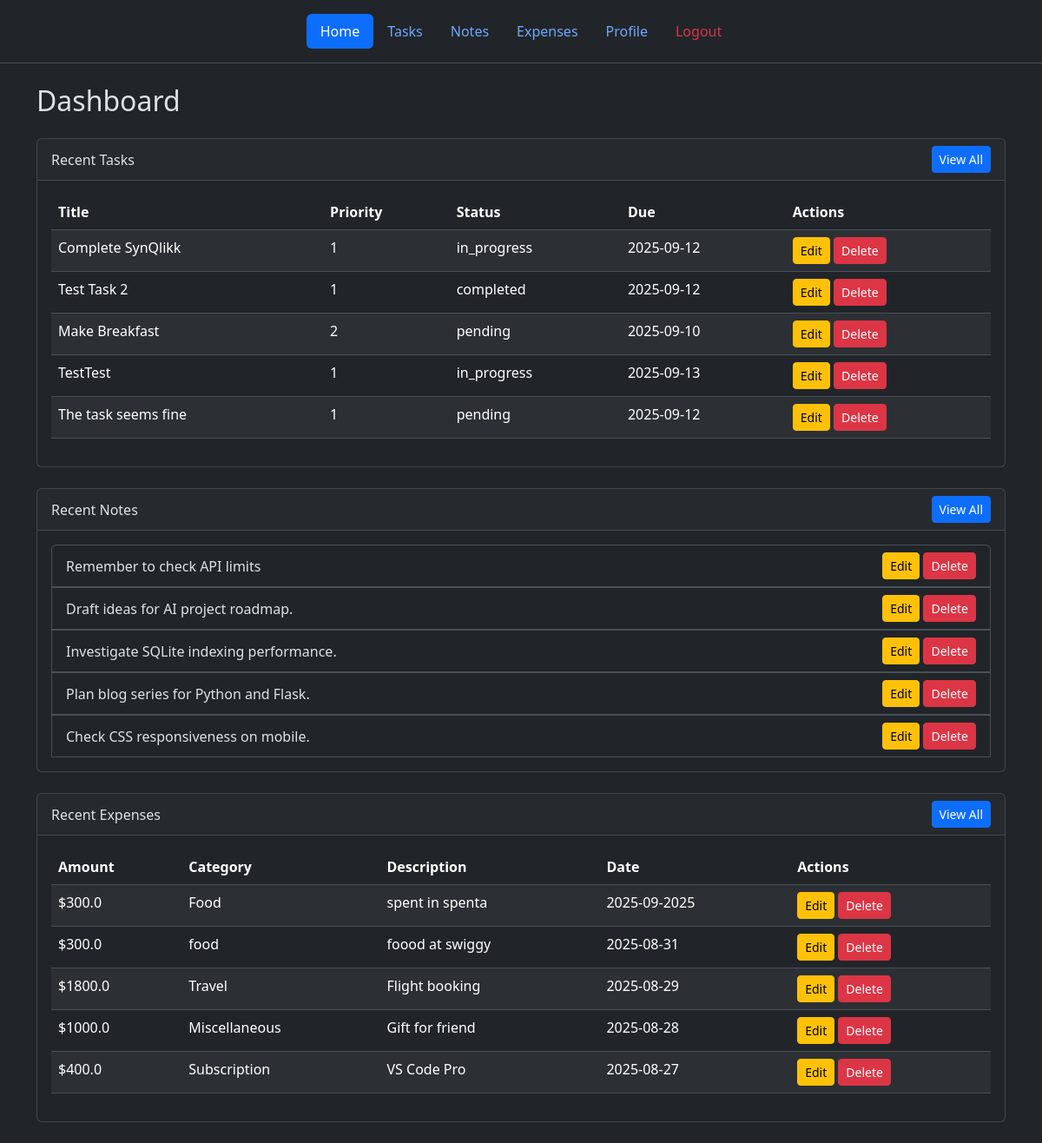
The page /dashboard (signed in) on the database as committed earlier.
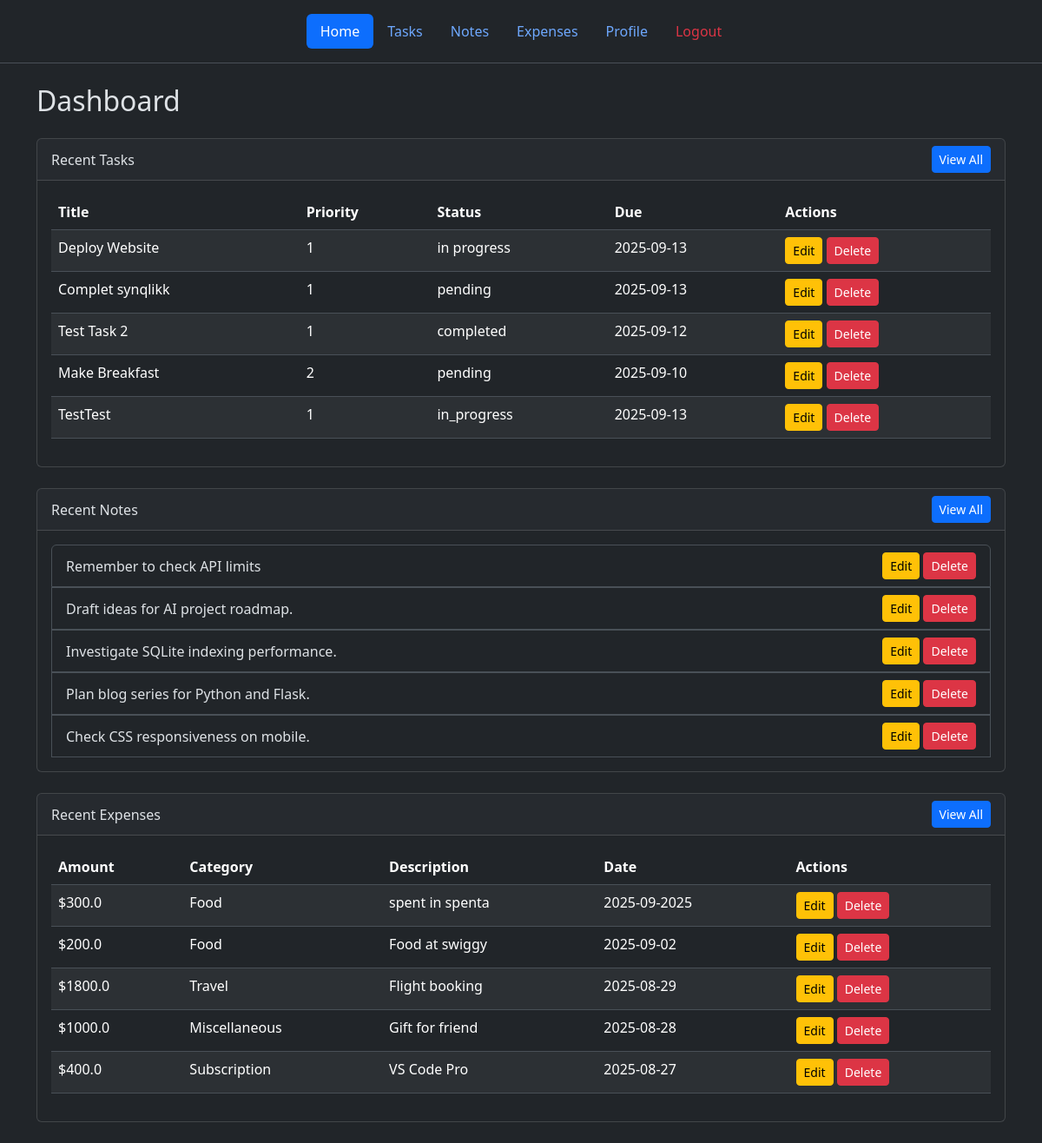
The same page on the database as committed later.
### tables this page shows
CREATE TABLE tasks (
  id TEXT PRIMARY KEY,            -- UUID v4
  user_id TEXT NOT NULL,
  title TEXT NOT NULL,
  description TEXT,
  due_date TEXT,                  -- ISO 8601 Date or DateTime
  priority INTEGER DEFAULT 2,     -- 1=High, 2=Medium, 3=Low
  status TEXT DEFAULT 'pending',  -- 'pending' or 'done'
  is_deleted INTEGER DEFAULT 0,
  deleted_at TEXT,
  last_modified TEXT DEFAULT (strftime('%Y-%m-%dT%H:%M:%SZ','now')),
  synced INTEGER DEFAULT 0,       -- 0=not synced, 1=synced
  FOREIGN KEY(user_id) REFERENCES users(id)
);

CREATE TABLE notes (
  id TEXT PRIMARY KEY,            -- UUID v4
  user_id TEXT NOT NULL,
  content TEXT NOT NULL,
  is_deleted INTEGER DEFAULT 0,
  deleted_at TEXT,
  last_modified TEXT DEFAULT (strftime('%Y-%m-%dT%H:%M:%SZ','now')),
  synced INTEGER DEFAULT 0,
  FOREIGN KEY(user_id) REFERENCES users(id)
);

CREATE TABLE expenses (
  id TEXT PRIMARY KEY,            -- UUID v4
  user_id TEXT NOT NULL,
  amount REAL NOT NULL,
  category TEXT NOT NULL,
  description TEXT,
  date TEXT NOT NULL,             -- ISO 8601 Date YYYY-MM-DD
  is_deleted INTEGER DEFAULT 0,
  deleted_at TEXT,
  last_modified TEXT DEFAULT (strftime('%Y-%m-%dT%H:%M:%SZ','now')),
  synced INTEGER DEFAULT 0,
  FOREIGN KEY(user_id) REFERENCES users(id)
);

### web/routes.py (the view)
@main_bp.route("/dashboard")
@login_required
def dashboard():
    user_id = session["user_id"]
    db_path = current_app.config["DB_PATH"]
    tasks = get_tasks(db_path, user_id)
    notes = get_notes(db_path, user_id)
    expenses = get_expenses(db_path, user_id)
    return render_template("dashboard.html", tasks=tasks, notes=notes, expenses=expenses)

### web/models.py (called while the page is built)
def get_tasks(db_path, user_id, search_term=None, status=None, priority=None, due_date=None):
    query = "SELECT * FROM tasks WHERE user_id=? AND is_deleted=0"
    params = [user_id]
    if search_term:
        query += " AND (title LIKE ? OR description LIKE ?)"
        params.extend([f'%{search_term}%', f'%{search_term}%'])
    if status:
        query += " AND status = ?"
        params.append(status)
    if priority:
        query += " AND priority = ?"
        params.append(priority)
    if due_date:
        query += " AND due_date = ?"
        params.append(due_date)
    query += " ORDER BY last_modified DESC"
    with get_db_connection(db_path) as conn:
        return conn.execute(query, tuple(params)).fetchall()

def get_notes(db_path, user_id, search_term=None):
    query = "SELECT * FROM notes WHERE user_id=? AND is_deleted=0"
    params = [user_id]
    if search_term:
        query += " AND content LIKE ?"
        params.append(f'%{search_term}%')
    query += " ORDER BY last_modified DESC"
    with get_db_connection(db_path) as conn:
        return conn.execute(query, tuple(params)).fetchall()

### web/templates/dashboard.html (shortened to what this page needs)
{% extends "base.html" %}
{% block content %}
<div class="container mt-4">
  <h2 class="mb-4">Dashboard</h2>
  <div class="card mb-4">
    <div class="card-header d-flex justify-content-between align-items-center">
      <span>Recent Tasks</span>
      <a href="{{ url_for('main_bp.tasks_page') }}" class="btn btn-sm btn-primary">View All</a>
    </div>
    <div class="card-body">
      {% if tasks %}
      <table class="table table-striped table-hover">
        <thead>
          <tr>
            <th>Title</th>
            <th>Priority</th>
            <th>Status</th>
            <th>Due</th>
            <th>Actions</th>
          </tr>
        </thead>
        <tbody>
          {% for task in tasks[:5] %}
          <tr>
            <td>{{ task.title }}</td>
            <td>{{ task.priority }}</td>
            <td>{{ task.status }}</td>
            <td>{{ task.due_date }}</td>
            <td>
              <button class="btn btn-sm btn-warning" data-bs-toggle="modal" data-bs-target="#editTask{{ task.id }}">
                Edit
              </button>
              <form method="POST" action="{{ url_for('main_bp.remove_task', task_id=task.id) }}" class="d-inline">
                <button type="submit" class="btn btn-sm btn-danger">Delete</button>
              </form>
            </td>
          </tr>
          {% endfor %}
        </tbody>
      </table>
      {% else %}
      <p class="text-muted">No tasks yet.</p>
      {% endif %}
    </div>
  </div>
  <div class="card mb-4">
    <div class="card-header d-flex justify-content-between align-items-center">
      <span>Recent Notes</span>
      <a href="{{ url_for('main_bp.notes_page') }}" class="btn btn-sm btn-primary">View All</a>
    </div>
    <div class="card-body">
      {% if notes %}
      <ul class="list-group">
        {% for note in notes[:5] %}
        <li class="list-group-item d-flex justify-content-between align-items-center">
          {{ note.content }}
          <div>
            <button class="btn btn-sm btn-warning" data-bs-toggle="modal" data-bs-target="#editNote{{ note.id }}">
              Edit
            </button>
            <form method="POST" action="{{ url_for('main_bp.remove_note', note_id=note.id) }}" class="d-inline">
              <button type="submit" class="btn btn-sm btn-danger">Delete</button>
            </form>
          </div>
        </li>
        {% endfor %}
      </ul>
      {% else %}
      <p class="text-muted">No notes yet.</p>
      {% endif %}
    </div>
  </div>
  <div class="card mb-4">
    <div class="card-header d-flex justify-content-between align-items-center">
      <span>Recent Expenses</span>
      <a href="{{ url_for('main_bp.expenses_page') }}" class="btn btn-sm btn-primary">View All</a>
    </div>
    <div class="card-body">
      {% if expenses %}
      <table class="table table-striped table-hover">
        <thead>
          <tr>
            <th>Amount</th>
            <th>Category</th>
            <th>Description</th>
            <th>Date</th>
            <th>Actions</th>
          </tr>
        </thead>
        <tbody>
          {% for expense in expenses[:5] %}
          <tr>
            <td>${{ expense.amount }}</td>
            <td>{{ expense.category }}</td>
            <td>{{ expense.description }}</td>
            <td>{{ expense.date }}</td>
            <td>
              <button class="btn btn-sm btn-warning" data-bs-toggle="modal" data-bs-target="#editExpense{{ expense.id }}">
                Edit
              </button>
              <form method="POST" action="{{ url_for('main_bp.remove_expense', expense_id=expense.id) }}" class="d-inline">
                <button type="submit" class="btn btn-sm btn-danger">Delete</button>
              </form>
            </td>
          </tr>
          {% endfor %}
        </tbody>
      </table>
      {% else %}
      <p class="text-muted">No expenses yet.</p>
      {% endif %}
    </div>
  </div>
</div>
{% endblock %}

Rows that differ between the two databases and show on the page:
no longer on this page (row unchanged): tasks: title "The task seems fine", priority "1", status "pending", due_date "2025-09-12"
now on this page (row edited): tasks: title "Deploy Website", priority "1", status "in progress", due_date "2025-09-13"
changed tasks: title "Complete SynQlikk" → "Complet synqlikk"; status "in_progress" → "pending"; due_date "2025-09-12" → "2025-09-13"
changed expenses: amount "300.0" → "200.0"; category "food" → "Food"; description "foood at swiggy" → "Food at swiggy"; date "2025-08-31" → "2025-09-02"
